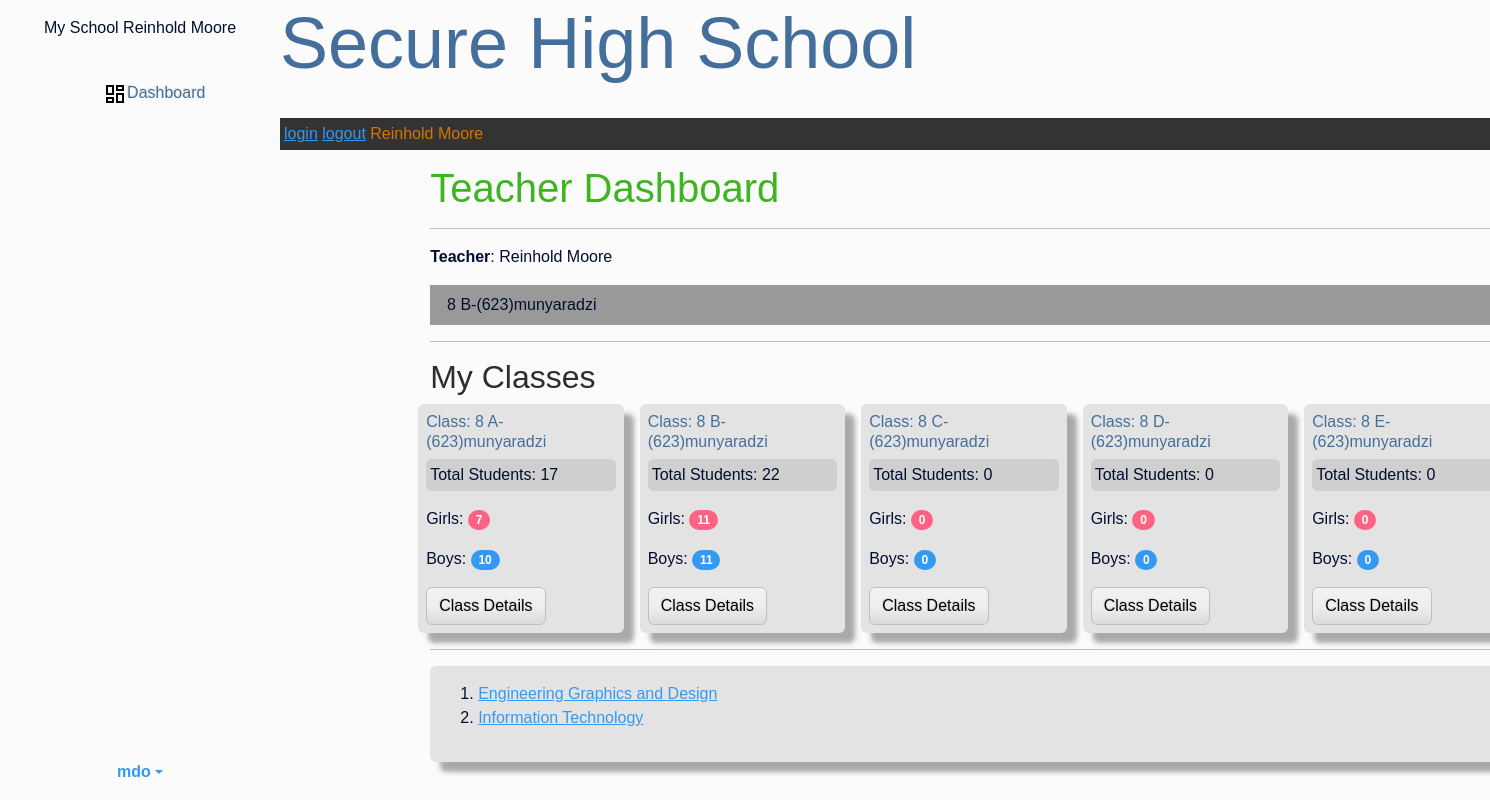
/ (signed in), run on the app's committed database.
### customadmin/models.py (models this page shows, shortened)
class CustomUser(AbstractBaseUser, PermissionsMixin):
    USER_TYPE = (
        ('student', 'STUDENT'),
        ('teacher', 'TEACHER'),
        ('school_admin', 'SCHOOL_ADMIN'),
        ('deputy_head', 'DEPUTY_HEAD'),
        ('school_head', 'SCHOOL_HEAD'),
        ('district_admin', 'DISTRICT_ADMIN'),
    )
    POSITION = (
        ('admin', 'ADMIN'),
        ('user', 'USER'),
        ('staff', 'STAFF'),
        ('student', 'STUDENT'),
    )
    email       = models.EmailField(unique=True)
    first_name  = models.CharField(max_length=30)
    last_name   = models.CharField(max_length=30)
    position    = models.CharField(max_length=30, choices=POSITION)
    user_type   = models.CharField(max_length=30, choices=USER_TYPE)
    is_active   = models.BooleanField(default=True)
    is_staff    = models.BooleanField(default=False)
    is_school_superuser = models.BooleanField(default=False)
    objects     = CustomUserManager()
    USERNAME_FIELD = 'email'
    REQUIRED_FIELDS = ['first_name', 'last_name']
    def __str__(self):
        return f'{self.first_name} {self.last_name}'

### student/models.py (models this page shows, shortened)
class ClassRoom(models.Model):
    name      = models.ForeignKey(ClassName, on_delete=models.CASCADE)
    grd_level = models.ForeignKey(GradeLevel, on_delete=models.CASCADE, null=True, blank=True)
    students  = models.ManyToManyField(StudentProfile, blank=True)
    class_teacher = models.ForeignKey(CustomUser, on_delete=models.SET_NULL, null=True, blank=True, related_name='assigned_class')
    max_capacity  = models.PositiveIntegerField(default=45)
    date          = models.DateField(auto_now_add=True)
    year          = models.ForeignKey(AcademicCalendar, on_delete=models.CASCADE, null=True, blank=True)
    def __str__(self):
        return f"{self.name}"
    class Meta:
        ordering = ['name']

### customsettings/models.py (models this page shows)
class ClassName(models.Model):
    CLASS_CHOICES = [
        ('A', 'A'),('B', 'B'),('C', 'C'),('D', 'D'),('E', 'E'),
    ]
    schoolprofile  = models.ForeignKey(SchoolProfile, on_delete=models.CASCADE,blank=True, null=True)
    grd_level      = models.ForeignKey(GradeLevel, on_delete=models.CASCADE, null=True, blank=True)
    classname      = models.CharField(max_length= 1, choices=CLASS_CHOICES)
    academic_year  = models.ForeignKey(AcademicCalendar, on_delete=models.CASCADE, null=True, blank=True)
    date           = models.DateField(auto_now_add=True)
    def __str__(self):
        return f"{self.grd_level} {self.classname}-({self.academic_year}){self.schoolprofile }"

class SchoolProfile(models.Model):
    school_name  = models.OneToOneField(District_School_Registration, on_delete=models.CASCADE, blank=True, null=True)
    school_logo  = models.ImageField(upload_to='school_logos/', blank=True, null=True)
    facebook     = models.URLField(blank=True)
    twitter      = models.URLField(blank=True)
    instagram    = models.URLField(blank=True)
    school_subjects   = models.ManyToManyField('SchoolSubject')
    is_setup_complete = models.BooleanField(default=False)
    def __str__(self):
       return f'{self.school_name}'

class SchoolSubject(models.Model):
    subjects        = models.ManyToManyField(Subjects)
    schoolprofile_name   = models.ForeignKey(SchoolProfile, on_delete=models.CASCADE,blank=True, null=True)
    def __str__(self):
        return ', '.join(str(subject) for subject in self.subjects.all())

### district/models.py (models this page shows)
class GradeLevel(models.Model):
    class GradeLevels(models.IntegerChoices):
        EIGHT  = 8, '8'
        NINE   = 9, '9'
        TEN    = 10, '10'
        ELEVEN = 11, '11'
        TWELVE = 12, '12'
    grade_level = models.IntegerField(choices=GradeLevels.choices)
    def __str__(self):
        return str(self.grade_level)

class AcademicCalendar(models.Model):
    academic_year = models.PositiveIntegerField(default=datetime.datetime.now().year, blank=True, null=True)
    term_1_start_date = models.DateField(blank=True, null=True)
    term_1_end_date = models.DateField(blank=True, null=True)
    term_2_start_date = models.DateField(blank=True, null=True)
    term_2_end_date = models.DateField(blank=True, null=True)
    term_3_start_date = models.DateField(blank=True, null=True)
    term_3_end_date = models.DateField(blank=True, null=True)
    is_current = models.BooleanField(default=True)
    def __str__(self):
        return f'{self.academic_year}'

class District_School_Registration(models.Model):
    school_name   = models.CharField(max_length=255,blank=True, null=True)
    address       = models.TextField(blank=True, null=True)
    phone_number  = models.CharField(max_length=20,blank=True, null=True)
    email         = models.EmailField(blank=True, null=True)
    def __str__(self):
        return f'{self.school_name}'

class Subjects(models.Model):
    subjects = models.CharField(max_length=50,blank=True,null=True)
    def __str__(self):
        return f'{self.subjects}'
    class Meta:
        verbose_name_plural = 'Subjects'

### customadmin/views.py (the view, shortened to what this page needs)
# urls.py: path('', views.dashboard,name='dashbard'),
@login_required
def dashboard(request):
    user = request.user
    context = {}
    print(f"User: {user.email}, Groups: {user.groups.all()}")  # Debugging statement:
    import logging
    logger = logging.getLogger(__name__)
    if request.user.groups.filter(name='teacher').exists():
        try:
            teacher_profile = TeacherProfile.objects.get(teacher=request.user)
            school = teacher_profile.assigned_school
            my_assigned_class = teacher_profile.assigned_class
            my_classes = teacher_profile.classes_taught.all()
            my_classes_students = []
            for class_ in my_classes:
                students = class_.students.all()
                female_students = students.filter(gender='female')
                male_students = students.filter(gender='male')
                students_count = students.count()
                my_classes_students.append({
                    'class_': class_,
                    'students': students,
                    'female_students': female_students,
                    'students_count': students_count,
                    'male_students': male_students,
                })
            context = {
                'my_classes_students': my_classes_students,
                'my_subjects': teacher_profile.subjects_taught.all(),
                'my_assigned_class':my_assigned_class
            }
            return render(request, 'customadmin/dashboard/teacher_dashboard.html', context)
        except TeacherProfile.DoesNotExist:
            logger.error("TeacherProfile does not exist for user: %s", request.user)

### customadmin/templatetags/custom_tags.py (called while the page is built)
@register.simple_tag
def get_dashboard_url(user):
    if user.groups.filter(name='student').exists():
        return reverse('high_level_dashboard')
    elif user.groups.filter(name='staff').exists():
        return reverse('teacher_dashboard')
    elif user.groups.filter(name='school_admin').exists():
        return reverse('school_admin_dashboard')
    elif user.groups.filter(name='deputy_head').exists():
        return reverse('deputy_head_dashboard')
    elif user.groups.filter(name='school_head').exists():
        return reverse('school_head_dashboard')
    else:
        return reverse('default_dashboard')

### templates/customadmin/dashboard/teacher_dashboard.html
{% extends "partials/base.html" %}
{% load crispy_forms_tags %}
{% block content %}
<div class="container w-75 offset-1 p-3">
    <h1 class="text-success">Teacher Dashboard</h1>
    <hr>
    <p><strong>Teacher</strong>: {{ request.user }}</p>
    <p class="bg-secondary p-2">&nbsp;&nbsp;{{my_assigned_class}}</p>
    <hr>
    <h2>My Classes</h2>
    <div class="row d-flex gap-3 ">
        {% if my_classes_students %}
            {% for class_info in my_classes_students %}
            <div class="col-md bg1 rounded shado p-2">
                <h6 class="text-primary">Class: {{ class_info.class_.name }}</h6>
                <p class="bg1 p-1 rounded">Total Students: {{ class_info.students_count }}</p>
                <p>Girls: <span class="badge rounded-pill bggirls">{{ class_info.female_students.count }}</span></p>
                <p>Boys: <span class="badge rounded-pill bg-info">{{ class_info.male_students.count }}</span></p>
                <a href="{% url 'classroom_details' pk=class_info.class_.id %}" class="btn btn-light">Class Details</a>
            </div>
            {% endfor %}
        {% else %}
            <p>No classes assigned.</p>
        {% endif %}
    </div>
    <hr>
    <div class="col-md shado p-3 bg1 mt-3 rounded">
        {% if my_subjects %}
        <ol>
            {% for subject in my_subjects %}
            <li><a href="{% url 'capture' subject.id %}">{{ subject }}</a></li>
            {% endfor %}
        </ol>
        {% else %}
        <p>No subjects assigned.</p>
        {% endif %}
    </div>
</div>
{% endblock %}

### templates/partials/sidebar.html (shortened to what this page needs)
{% load custom_tags %}
<div class="align-items-center justify-content-left">
<div class="d-flex flex-column  p-3 justify-content-left align-items-center sidebar fixed" style="width: 280px; height: 100vh;">
   {% if request.user.is_authenticated %}
                {% if schoolprofile %}
                    {% if schoolprofile.school_logo %}
                        <img src="{{ schoolprofile.school_logo.url }}" alt="{{ schoolprofile.school_name }}" class="img-fluid" style="max-height: 250px;">
                    {% else %}
                        {{ schoolprofile.school_name }}
                    {% endif %}
                {% else %}
                    My School
                {% endif %}
            {% else %}
                My School
            {% endif %}
            {{request.user}}
  <ul class="nav nav-pills flex-column mb-auto">
    <li>
      <a href="{% get_dashboard_url user %}" class=" text-primary nav-link btn btn-light">
        <svg class="bi me-2" width="16" height="16"><use xlink:href="#speedometer2"/></svg>
        <svg xmlns="http://www.w3.org/2000/svg" height="24px" viewBox="0 0 24 24" width="24px" fill=""><path d="M0 0h24v24H0V0z" fill="none"/><path d="M19 5v2h-4V5h4M9 5v6H5V5h4m10 8v6h-4v-6h4M9 17v2H5v-2h4M21 3h-8v6h8V3zM11 3H3v10h8V3zm10 8h-8v10h8V11zm-10 4H3v6h8v-6z"/></svg>Dashboard
      </a>
    </li>
  </ul>
  <div class="dropdown">
    <a href="#" class="d-flex align-items-center  text-decoration-none dropdown-toggle" id="dropdownUser1" data-bs-toggle="dropdown" aria-expanded="false">
      <strong>mdo</strong>
    </a>
  </div>
  </div>
</div>

### templates/partials/nav.html
<nav class=" position-fixed w-100" style="height: 100px;">
    <h1 class="display-2 text-primary "> Secure High School </h1>
    <br>
    <div class="d-block bg-dark flexend p-1">
        <a href="{%url 'login'%}">login</a>
        <a href="{%url 'logout'%}">logout</a>
        <span class="text-warning">{{request.user}}</span>
     </div>
</nav>

### static/css/academia.css (style rules this page uses)
.bggirls { background-color:rgba(255, 99, 132, 1); }
body { background: rgb(252, 251, 251); color: rgb(1, 14, 48); font-family: sans-serif; font-weight: 400; font-style: normal; }

### static/css/base.css (style rules this page uses)
.bg1 { background-color: rgba(78, 80, 80, 0.137); }
nav { display: inline-block; }
.shado { box-shadow: 10px 10px 5px rgba(89, 89, 90, 0.507); }

### data on the page
CustomUser: user "Reinhold Moore"
ClassRoom: name.school_name "8 B-(623)munyaradzi", class_.name "8 B-(623)munyaradzi", students_count "22", female_students.count "11", male_students.count "11"
ClassRoom: class_.name "8 A-(623)munyaradzi", students_count "17", female_students.count "7", male_students.count "10"
ClassRoom: class_.name "8 C-(623)munyaradzi", students_count "0", female_students.count "0", male_students.count "0"
ClassRoom: class_.name "8 D-(623)munyaradzi", students_count "0", female_students.count "0", male_students.count "0"
ClassRoom: class_.name "8 E-(623)munyaradzi", students_count "0", female_students.count "0", male_students.count "0"
SchoolSubject: id.subjects "Engineering Graphics and Design"
SchoolSubject: id.subjects "Information Technology"
